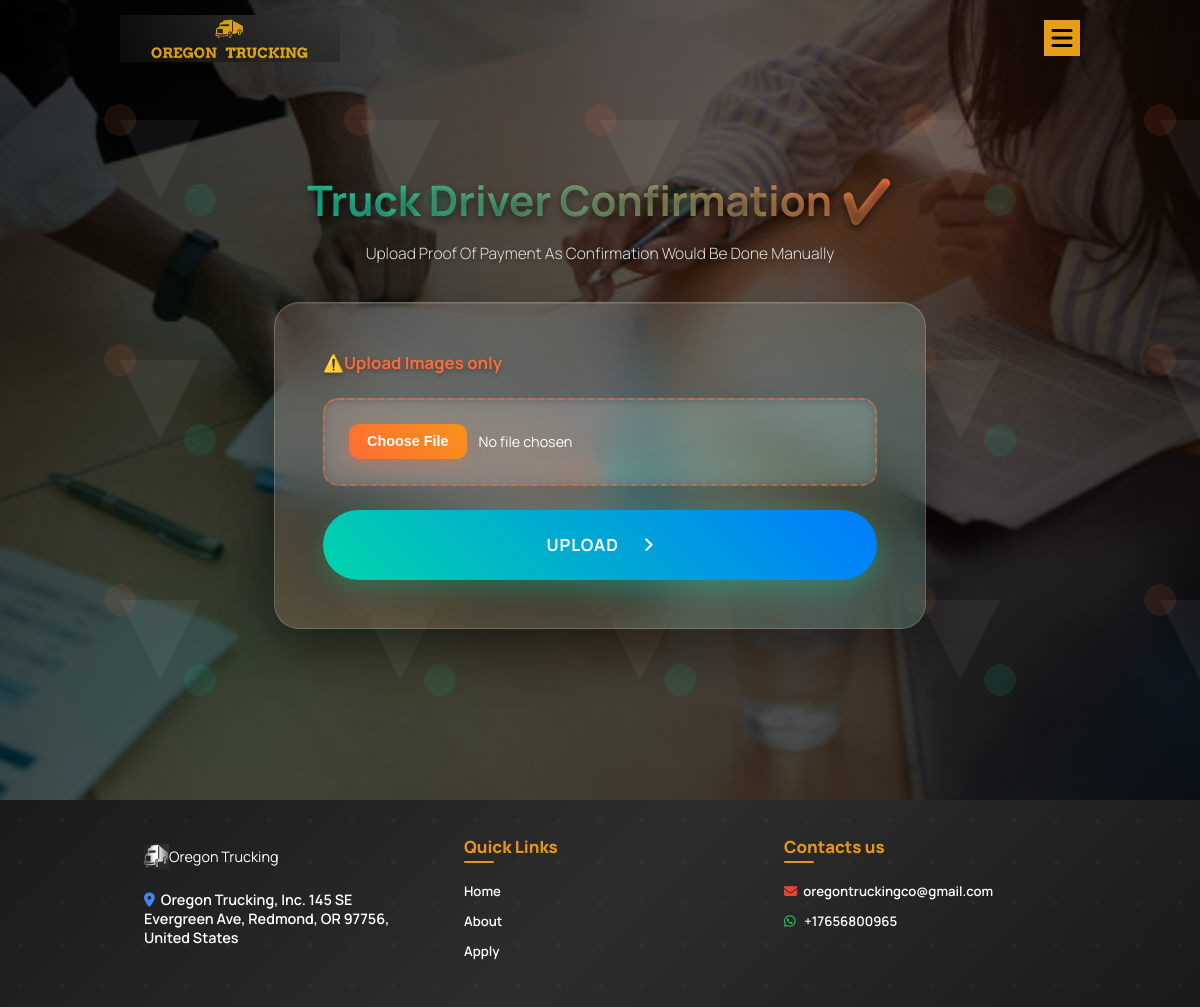
/confirmation/1/truck-driver, run on the app's committed database.
### driver/models.py (models this page shows, shortened)
class CompanyProfile(models.Model):
    name = models.CharField(max_length=50)
    email = models.EmailField()
    phone = models.CharField(max_length=50)
    address = models.CharField(max_length=150)
    logo = models.ImageField(upload_to='logo')
    home_img = models.ImageField(upload_to='home_img')
    confirm = models.ImageField(upload_to='confirm')
    thanks = models.ImageField(upload_to='thanks')
    video = models.FileField(upload_to='video')
    p1 = models.TextField()
    p2 = models.TextField()
    p3 = models.TextField()
    p4 = models.TextField()
    copyright = models.CharField(max_length=50)
    banner_h1 = models.CharField( max_length=50,default ='higher/top_text')
    banner_h3 = models.CharField( max_length=50, default = 'lower_text')
    favicon = models.ImageField(upload_to='logo',default='favicon.jpg')
    notification = models.ImageField(upload_to='logo',default='notification.jpg')
    class Meta:
        db_table = 'CompanyProfile'
        managed = True
        verbose_name = 'CompanyProfile'
        verbose_name_plural = 'CompanyProfile'

class ApplicationChoice(models.Model):
    type = models.CharField(max_length=100)
    slug = models.SlugField(unique=True)
    item_img = models.ImageField(upload_to='item_img')
    p1 = models.TextField(blank=True,null=True)
    p2 = models.TextField(blank=True,null=True)
    p3 = models.TextField(blank=True,null=True)
    p4 = models.TextField(blank=True,null=True)
    p5 = models.TextField(blank=True,null=True)
    class Meta:
        db_table = 'application'
        managed = True
        verbose_name = 'application'
        verbose_name_plural = 'applications'

### driver/views.py (the view, shortened to what this page needs)
# urls.py: path('confirmation/<str:id>/<str:slug>',views.confirmation,name='confirmation'),
def confirmation(request,id,slug):
    applicant = ApplicationChoice.objects.get(pk=id)
    context = {
        'applicant':applicant,
    }
    return render(request,'confirmation.html',context)

### driver/context_processor.py (called while the page is built)
def oregon(request):
    profile = CompanyProfile.objects.get(pk=1)
    context = {
        'profile': profile,
    }
    return context

### driver/templates/confirmation.html (shortened to what this page needs)
{% extends 'base.html' %}
{% load static %}
{% block header %}
  {% include 'header2.html' %}
{% endblock %}
{% block content %}
  {% if applicant %}
    <section class="confirmation flf" style="background: url({{ profile.confirm.url }}) no-repeat center; background-size: cover;">
      <div class="container">
        <h2>{{ applicant.type }} Confirmation ✔️</h2>
        <h5>Upload Proof Of Payment As Confirmation Would Be Done Manually</h5>
        <form class="flf df_c_v jcsb" method="POST" enctype="multipart/form-data">
          <p>⚠️Upload Images only</p>
          <input type="file" name="screenshot" placeholder="Upload Proof of Payment" required accept="image/*" />
          <button id="submit" type="submit" name="submit">Upload &nbsp; <span class="fa-solid fa-angle-right"></span></button>
        </form>
      </div>
    </section>
  {% endif %}
{% endblock %}
{% block footer %}
  {% include 'footer.html' %}
{% endblock %}

### driver/templates/header2.html (shortened to what this page needs)
{% load static %}
<header>
    <div class="container df_c_v jcsb">
        <a href="{% url 'homepage' %}" class="logo">
            <img src="{{profile.logo.url}}" alt="" />
        </a>
        <div class="menucontrols">
            <a href="javascript:void();" class="showmenu df_c_hv">
                <span class="fa-solid fa-bars"></span>
            </a>
        </div>
    </div>
</header>

### driver/templates/footer.html (shortened to what this page needs)
{% load static %}
<footer class="flf">
  <div class="container">
    <div class="row">
      <div class="column al df_c_v">
        <img src="{{ profile.favicon.url }}" alt="" style="height: 25px;width: 25px;" />
        <p>Oregon Trucking</p>
        <p>
          <a href="#map"><span class="fa-solid fa-location-dot"></span>{{ profile.address }}</a>
        </p>
      </div>
      <div class="column al df_c_v">
        <ul>
          <li>Quick Links</li>
          <li>
            <a href="{% url 'homepage' %}">Home</a>
          </li>
          <li>
            <a href="#about">About</a>
          </li>
          <li>
            <a href="#services">Apply</a>
          </li>
        </ul>
      </div>
      <div class="column al df_c_v">
        <ul>
          <li>Contacts us</li>
          <li>
            <a href="mailto:{{ profile.email }}"><i class="fa-solid fa-envelope"></i>{{ profile.email }}</a>
          </li>
          <li>
            <a href="sms:{{ profile.phone }}?&body=Hi%20there%20I%2520my%20name%20is%2520NAME"><span class="fa-brands fa-whatsapp"></span>&nbsp;{{ profile.phone }}</a>
          </li>
        </ul>
      </div>
    </div>
  </div>
</footer>

### driver/static/style-global.css (style rules this page uses)
* { box-sizing: border-box; -webkit-box-sizing: border-box; margin: 0; padding: 0; }
ol, ul { list-style: none; }
body { background: #fff; line-height: normal; overflow-x: hidden; }
a { text-decoration: none; }
.container { width: 75vw; margin: 0 auto 0 auto; }
.flf { float: left; width: 100%; }
.df_c_hv { display: flex; flex-wrap: wrap; justify-content: center; align-items: center; }
.df_c_v { display: flex; flex-wrap: wrap; align-items: center; }
.jcsb { justify-content: space-between; }

### driver/static/style-responsive.css (style rules this page uses)
@media (max-width:1200px) { .container { width: 80%; } }
@media (max-width:1200px) { header { padding: 15px 0; } }
@media (max-width:1200px) { header a.logo { font-size: 36px; } }
@media (max-width:1200px) { header a.logo img { float: left; width: 220px; height: auto; } }
@media (max-width:1200px) { .menucontrols a { width: 36px; height: 36px; font-size: 24px; } }
@media (max-width:1200px) { footer { padding: 35px 0; } }

### data on the page
CompanyProfile: logo (picture), confirm (picture), favicon (picture), address "Oregon Trucking, Inc. 145 SE Evergreen Ave, Redmond, OR 97756, United States", email "oregontruckingco@gmail.com", phone "+17656800965"
ApplicationChoice: type "Truck Driver"
